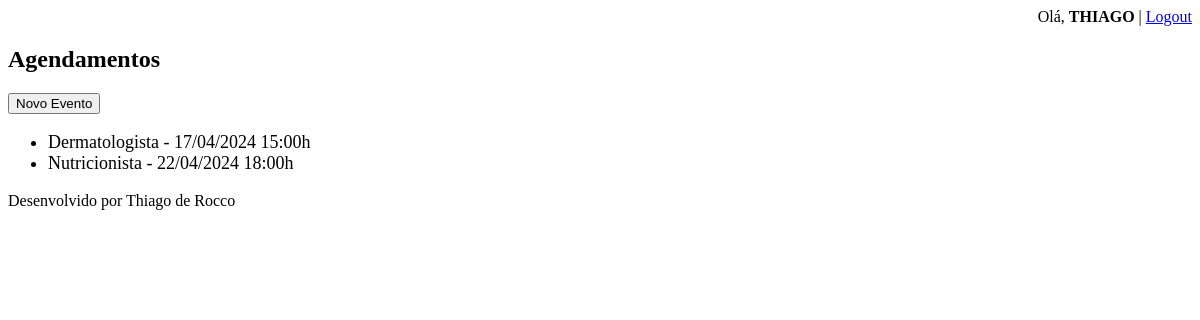
The app's page /agenda/ (signed in), older data.
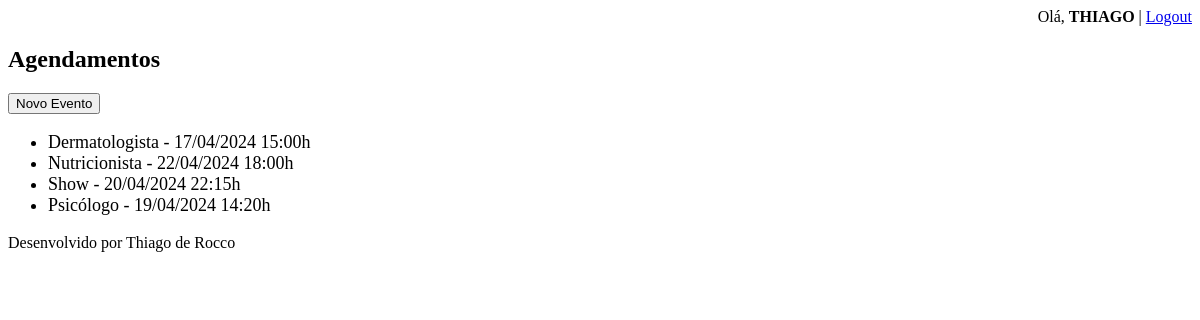
The same page, newer data.
### core/models.py (models this page shows, shortened)
class Evento(models.Model):
    titulo = models.CharField(max_length=100)
    descricao = models.TextField(blank=True, null=True)
    data_evento = models.DateTimeField(verbose_name='Data do Evento')
    data_criacao = models.DateTimeField(auto_now=True)
    usuario = models.ForeignKey(User, on_delete=models.CASCADE)
    class Meta:
        db_table = 'evento'
    def get_data_evento(self):
        return self.data_evento.strftime('%d/%m/%Y %H:%Mh')

### core/views.py (the view)
# urls.py: path('agenda/', views.lista_eventos),
@login_required(login_url='/login/')
def lista_eventos(request):
    usuario = request.user
    evento = Evento.objects.filter(usuario=usuario)
    dados = {'eventos': evento,'usuario':usuario}
    return render(request, 'agenda.html', dados)

### templates/agenda.html
{% extends "model-page.html" %}
{% block content %}
    <h2>Agendamentos</h2>
    <a href="evento/">
        <button type="button">Novo Evento</button>
    </a>
    <ul style="font-size: 18px;">
        {% for evento in eventos %}
            <li>{{ evento.titulo }} - {{ evento.get_data_evento }}</li>
        {% endfor %}
    </ul>
{% endblock %}

### templates/model-page.html
<!DOCTYPE html>
<html lang="pt-br">
<head>
    {% include "model-header.html" %}
</head>
<body>
    {% block content %}{% endblock %}
    {% include "model-footer.html" %}
</body>
</html>

### templates/model-header.html (shortened to what this page needs)
<div align="right">
    Olá, <span style="text-transform: uppercase;font-weight: bold;">{{ usuario }}</span> | <a href="/logout">Logout</a>
</div>

### templates/model-footer.html
<p>Desenvolvido por Thiago de Rocco</p>

Row changes from the older to the newer data that the page shows:
added Evento: titulo "Show", get_data_evento "20/04/2024 22:15h"
added Evento: titulo "Psicólogo", get_data_evento "19/04/2024 14:20h"
